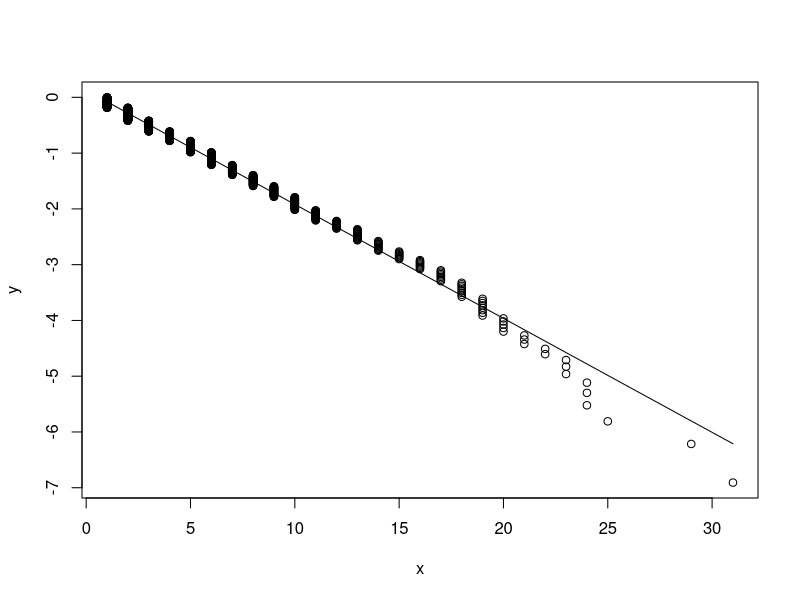
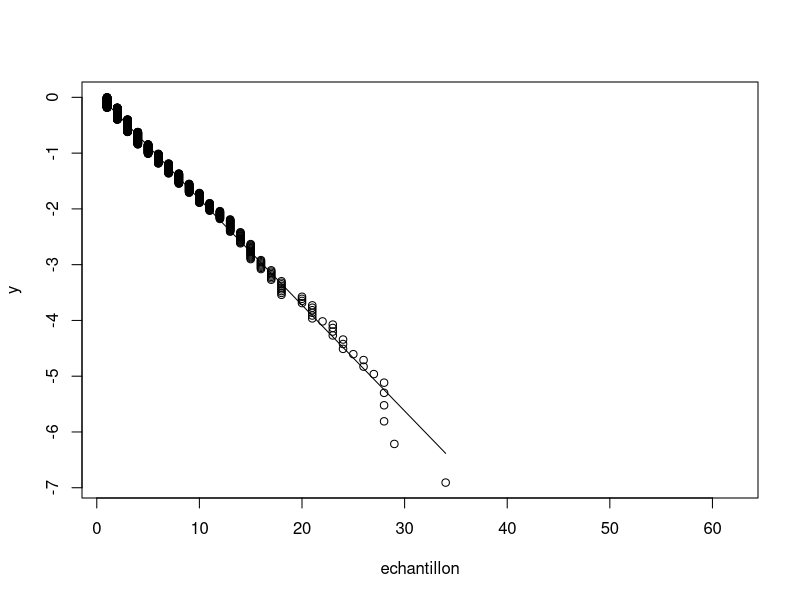
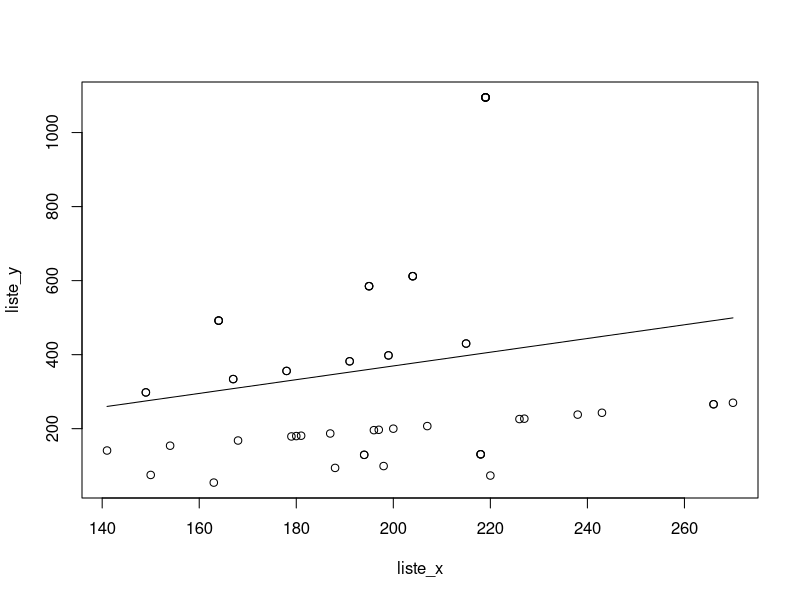
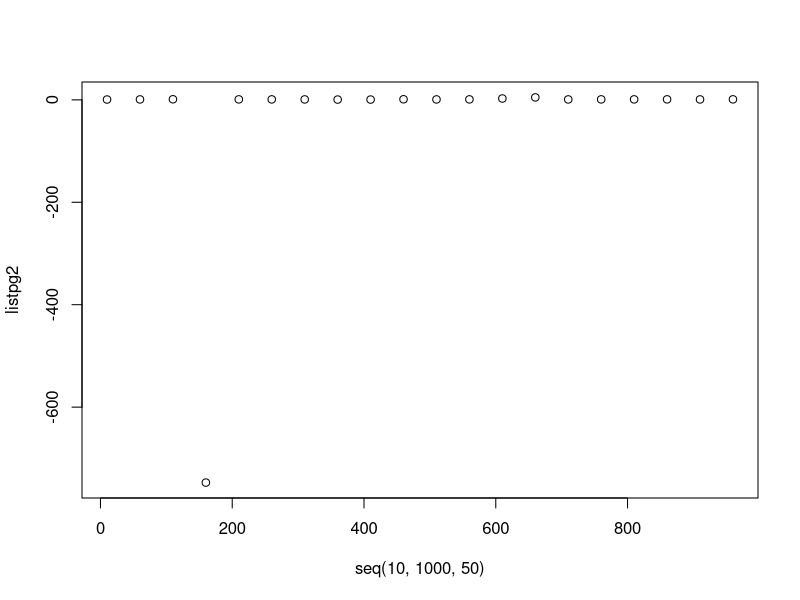
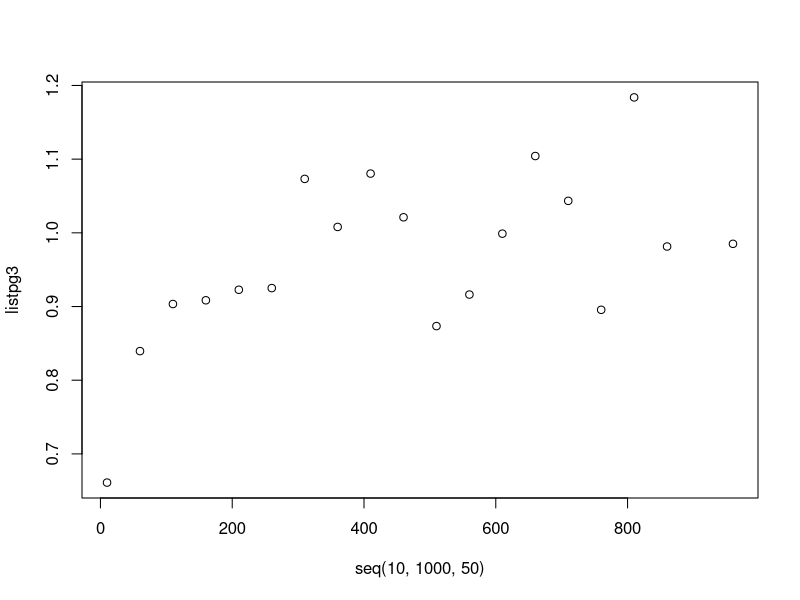

These charts were generated, in order, by the following R code: (Note: this script raises an error after producing the figures.)
####################
# Partie 1
####################

n = 1000
r = 1
p = 0.1789
echantillon = sort(rnbinom(n,r,p))
for (i in 1:n) {
  echantillon[i] = echantillon[i] + r
}

#Estimons p (1.1)
print("Estimation de p selon la méthode des moments, et de maximum de vraisemblance")
print(r / mean(echantillon))

# Question 1.3
n = 1000
p = 0.1789
x = rgeom(n, p)
for(i in 1:n) {
  x[i] = x[i] + 1
}
x = sort(x)
y = x
for (i in 1:length(x)-1) {
  y[i] = log(1 - i/n)
}
x = head(x, -1)
y = head(y, -1)
plot(x, y)
reg<-lm(y~x)
lines(x, fitted.values(reg))
print(reg)
print(1 - exp(reg$coefficients[2]))


#Estimons p (1.4)
print("Estimation de p graphique")
h<-function(x)
{
  return (log(1 - x))
}

y = echantillon
for (i in 1:n)
{
  y[i] = h(i / n)
}
plot(echantillon, y)
x = head(echantillon, -1)
y = head(y, -1)
reg<-lm(y~x)
lines(x, fitted.values(reg))
print(reg)
print(1 - exp(reg$coefficients[2]))

# Second cas

n = 100
r = 20
p = 0.1
simul_second <-function(n, r, p) {
  echantillon = sort(rnbinom(n,r,p))
  for (i in 1:n) {
    echantillon[i] = echantillon[i] + r
  }
  liste_x = c()
  liste_y = c()
  
  for (i in 1:length(echantillon)-1) {
    if (length(echantillon[echantillon==echantillon[i]+1])) {
      liste_x = c(liste_x, echantillon[i])
      liste_y = c(liste_y, c(echantillon[i] * length(echantillon[echantillon==echantillon[i]])  / length(echantillon[echantillon==echantillon[i]+1])))
    }
  }
  return(list(x=liste_x, y=liste_y))
}
res = simul_second(n, r, p)
liste_x = res$x
liste_y = res$y

plot(liste_x, liste_y)
n_reg<-lm(liste_y~liste_x)
print(n_reg)
lines(liste_x, fitted.values(n_reg))
print("pg2")
print(1 - 1/ n_reg$coefficients[2])
print("pg3")
print(1 + (r-1) / n_reg$coefficients[1])

# Test de pg2 et pg3
listpg2 = c()
listpg3 = c()
for(r in seq(10, 10000, 500)) {
  pg2 = 0
  pg3 = 0
  y = 10
  for(j in 1:y) {
    res = simul_second(n, r, 0.5)
    reg<-lm(res$y~res$x)
    pg2 = pg2 + 1 - 1/ reg$coefficients[2]
    pg3 = pg3 + 1 + (r-1) / reg$coefficients[1]
  }
  pg2 = pg2 / y
  pg3 = pg3 / y
  listpg2 = c(listpg2, pg2)
  listpg3 = c(listpg3, pg3)
}
plot(seq(10, 1000, 50), listpg2)
plot(seq(10, 1000, 50), listpg3)


####################
# Partie 2
####################

# Question 2.1

groupe1_ordonne = sort(groupe1)
groupe2_ordonne = sort(groupe2)

# minimum, 1er quartile, médianne, 
#moyenne, 3ème quartile et max de groupe1
summary(groupe1)

# minimum, 1er quartile, médianne, 
#moyenne, 3ème quartile et max de groupe1
summary(groupe2)

# Histogramme à classes de même largeur groupe1
n1 = length(groupe1_ordonne)
k = round(1 + log2(n1))
a0 <- min(groupe1_ordonne) - 0.025*(max(groupe1_ordonne)-min(groupe1_ordonne))
ak<-max(groupe1_ordonne)+0.025*(max(groupe1_ordonne)-min(groupe1_ordonne))
bornes <- seq(a0, ak, (ak - a0)/k)
hist(groupe1_ordonne, prob=T, breaks=bornes)


# Histogramme à classes de même effectif

histoeff <- function(x, xlim=NULL, ...)
{
  sx <- sort(x)
  n <- length(x)
  k <- round(log(n)/log(2)+1)
  rangex <- max(x)-min(x)
  breaks <- c(min(x)-0.025*rangex, quantile(x, seq(1, k-1)/k), max(x)+0.025*rangex)
  col <- 0
  if (is.null(xlim)) xlim<-c(breaks[1], breaks[k+1])
  hist(x, breaks=breaks, col=col, xlim=xlim, probability=T, ...)
}


# Histogramme à classe de même largeur groupe2
n2 = length(groupe2_ordonne)
k = round(1+log2(n2))
a0 <- min(groupe2_ordonne) - 0.025*(max(groupe2_ordonne)-min(groupe2_ordonne))
ak<-max(groupe2_ordonne)+0.025*(max(groupe2_ordonne)-min(groupe2_ordonne))
bornes <- seq(a0, ak, (ak - a0)/k)
hist(groupe2_ordonne, prob=T, breaks=bornes)



# Question 2.2



r = 1
p = 0.5 #Â TODO
q = 1 - p
F<-function(k)
{
  # return (p / q * (1 - q ** (k + 1)) / (1 - q))
  return ((1 - (1 - p) ** (k + 1)) / (1 - p))
}

n = 10
m = 5
k = seq(1,5,1)
plot(k, F(k))

lines(k, F(k), type="s")

h<-function(x)
{
  return (log(1 - x))
}

x = sort(groupe1)
y = x
for (i in 1:length(x))
{
  y[i] = h(i / length(x))
}
plot(x, y)
x = head(x, -1)
y = head(y, -1)
reg<-lm(y~x)
lines(x, fitted.values(reg))

# approximation de p 
coeff = coef(reg)
p = 1 - exp(coeff[2])

# calcul de E[X] pour le groupe 1
E <- 1/p

# calcul de l'intervalle de confiance au seuil de 5% d'après la 
# formule de la question 1.2 pour le groupe 1
alpha<- 0.05
xn = mean(groupe1)
n = length(groupe1)
u_alpha = qnorm(1-alpha/2)
borne_inf = 1/xn - u_alpha*sqrt((xn-1)/(n*xn**3))
borne_sup = 1/xn + u_alpha*sqrt((xn -1)/(n*xn**3))

# calcul de l'intervalle de confiance au seuil de 5% d'après la 
# formule de la question 1.2 pour le groupe 2
alpha<- 0.05
xn = mean(groupe2)
n = length(groupe2)
u_alpha = qnorm(1-alpha/2)
borne_inf = 5/xn - u_alpha*sqrt((xn-1)/(n*xn**3))
borne_sup = 5/xn + u_alpha*sqrt((xn -1)/(n*xn**3))


# groupe 2

# Fonction permettant de calculer la probabilité empirique 
# Pour le groupe 2

probabilite_empirique <- function(groupe){
  
  n <- max(groupe)
  liste <-c()
  for (i in 1:n){
    liste[i] = sum(groupe == i)
  }
  return(liste/length(groupe))
}

probabilite_empirique(groupe1)

graphe_proba_empirique <- function(groupe){
  proba_empirique <- probabilite_empirique(groupe)
  x <- c()
  y <- c()
  for (i in 1: length(proba_empirique)-1){
    if (proba_empirique[i+1] != 0 && proba_empirique[i] != 0){
      x = append(x, i)
      y = append(y, i*proba_empirique[i]/proba_empirique[i+1])
    }
  }
  plot(x, y)
  reg<-lm(y~x)
  lines(x, fitted.values(reg))
  return(coef(reg))
  
}




# Fonction permettant de calculer un p à partir du maximum de vraisemblance et 
# d'un r donné

calcul_maximum_vraisemblance_pour_p <- function(r, data){
  return(r/mean(data))
}

# Fonction permettant de calculer la vraisemblance pour un r et un p donnés
calcul_vraisemblance <- function(p, r, data){
  vraisemblance <- 1
  for (i in 1:length(data)){
    vraisemblance <- vraisemblance*(choose(data[i]-1, r-1)*(1-p)**(data[i]-r)*p**r)
  }
  return(vraisemblance)
}

# Fonction permettant de déterminer r
# pour le groupe 2

estimer_p_r<-function(data)
{
  meilleur_r = 1
  p_associe = calcul_maximum_vraisemblance_pour_p(meilleur_r, data)
  vraisemblance = calcul_vraisemblance(p_associe, meilleur_r, data)
  for (i in 1:min(data)) {
    nouveau_p = calcul_maximum_vraisemblance_pour_p(i, data)
    n_vraisemblance = calcul_vraisemblance(nouveau_p, i, data)
    if(vraisemblance < n_vraisemblance) {
      meilleur_r = i
      p_associe = nouveau_p
      vraisemblance = n_vraisemblance
      print(i)
      print(n_vraisemblance)
    }
  }
  return (c(meilleur_r, p_associe))
}

estimer_p_r(groupe1)

# calcul de p pour le groupe 2
# suivant la loi binomiale négative

p <- 1 - 1/graphe_proba_empirique(groupe2)[2]

# Calcul de E[X] pour le groupe 2
E <- 5/p

# Probabilité que le nombre de fixations soit
# supérieur à 10 pour groupe 1
p_10 <- length(groupe1[groupe1>=10])/length(groupe1)


# Probabilité que le nombre de fixations soit
# supérieur à 10 pour groupe 2
p_10 <- length(groupe2[groupe2>=10])/length(groupe2)


############
# Partie 3 #
############


# Fonction permettant de calculer l'intervalle de confiance de seuil alpha
# pour une loi géométrique sur un échantillon de taille n
intervalle_confiance <- function(alpha, n, echantillon){
  xn = mean(echantillon)
  u_alpha = qnorm(1-alpha/2)
  if (xn >= 1){
    borne_inf = 1/xn - u_alpha*sqrt((xn-1)/(n*xn**3))
    borne_sup = 1/xn + u_alpha*sqrt((xn-1)/(n*xn**3))
    intervalle <- c(borne_inf, borne_sup)
    return(intervalle)
  }
  return(-1)
}

echantillon <- rgeom(10, 0.15)
intervalle <- intervalle_confiance(0.05, 10, echantillon )


# Question 3.1
# On simule une 100 échantillons de taille 200 pour la loi géometrique 
# de paramètre p = 0.15
simulation_loi_geometrique <- function(n, m, p, alpha){
  compteur <- 0
  for (i in 1:m){
    echantillon <- rgeom(n,p)+1
    intervalle <- intervalle_confiance(alpha, n, echantillon)
    if (intervalle[1] <= p && p <= intervalle[2]){
      compteur <- compteur + 1
    }
  }
  return(compteur/m)
}

compteur <- simulation_loi_geometrique(100000, 100, 0.1, 0.05)
print(compteur)

# Simulation à n variable
graphe_simulation_n <- function(m, p, alpha){
  x <- c()
  y <- c()
  for (i in 10:3000) {
    x<- append(x, i)
    y<- append(y, simulation_loi_geometrique(i, m, p, alpha))
  }
  plot(x, y, xlab = "nombre d'échantillons", ylab="couverture de p", main = "Couverture de p en fonction du nombre d'échantillons")
}

# Simulation à p variable
graphe_simulation_p <- function(n, m, alpha){
  x <- seq(0.01, 0.5, 0.01)
  y <- c()
  for (i in 1: length(x)){
    y <- append(y, simulation_loi_geometrique(n, m, x[i], alpha))
  }
  plot(x, y, xlab="probabilité", ylim=c(0, 1), ylab="couverture de p", main ="Couverture de p en fonction de la probabilité")
}

#simulation a m variable
graphe_simulation_m<-function(n,p,alpha) {
  x<-c()
  y<-c()
  for (i in 1:1000) {
    x <- append(x, i)
    y <- append(y, simulation_loi_geometrique(n, i, p, alpha))
  }
  plot(x, y, xlab ="nombre de répétitions", ylab="couverture de p", main = "Couverture de p en fonction du nombre de répétitions")
}

#simulation à alpha variable
graphe_simulation_alpha <- function(n, m, p){
  x <- seq(0.01, 0.3, 0.01)
  y <- c()
  for (i in 1: length(x)){
    y <- append(y, simulation_loi_geometrique(n, m, p, x[i]))
  }
  plot(x, y, xlab="probabilité", ylab="couverture de p", main ="Couverture de p en fonction de alpha")
}

#graphe 1
graphe_simulation_n(1000, 0.15, 0.05)

#graphe 2
graphe_simulation_p(1000, 1000, 0.05)

#graphe 3 
graphe_simulation_m(1000, 0.15, 0.05)

#graphe 4
graphe_simulation_alpha(10000, 1000, 0.15)

simu = simulation_loi_geometrique(100, 100, 0.15, 0.05) 
print(simu)


# q3.2

q3 <- function(n, e) {
  m = 1000
  p = 0.1789
  l = numeric(m)
  for (i in 1:m)
  {
    l[i] = sum(rgeom(n, p)) + n
  }
  c = 0
  for (i in 1:m)
  {
    if ((abs(l[i] / n - 1 / p) >= e))
    {
      c = c + 1
    }
  }
  return (c/m)
}

x = seq(1, 100)
y = x
e = 1.333333
for (i in seq(1, 100))
{
  y[i] = q3(x[i], e)
}
plot(x, y)
title(main = expression(epsilon ~ " = " ~ 1.333333))

# q3.3

simu <- function(n)
{
  m = 1000
  p = 0.1789
  l = numeric(m)
  for (i in 1:m)
  {
    l[i] = mean(rgeom(n, p))+1
  }
  return (l)
}

data = simu(1000)
m<-mean(data)
std<-sqrt(var(data))
hist(data, breaks=20, prob=TRUE, main=expression(n ~ " = " ~ 1000))
curve(dnorm(x, mean=m, sd=std), col="blue", lwd=2, add=TRUE)

#Question 3.4
question3_4<-function(r,p,n,m){
  tab_estim_p<-c()
  tab_estim_r<-c()
  
  differentiel_moyenne_p<-c()
  differentiel_moyenne_r<-c()
  
  quadra_p<-c()
  quadra_r<-c()
  
  for (i in (1:m)){
    simulation<-rnbinom(n,r,p)
    moyenne<-mean(simulation)
    variance<-var(simulation)
    
    tab_estim_r[i]<-moyenne**2/(moyenne+variance)
    tab_estim_p[i]<-moyenne/(moyenne+variance)
    
    differentiel_moyenne_p[i]<-tab_estim_p[i]-p
    differentiel_moyenne_r[i]<-tab_estim_r[i]-r
    
    quadra_p[i]<-differentiel_moyenne_p[i]**2
    quadra_r[i]<-differentiel_moyenne_r[i]**2
  }
  biais_p<-mean(differentiel_moyenne_p)
  biais_r<-mean(differentiel_moyenne_r)
  
  err_quadra_p<-mean(quadra_p)
  err_quadra_r<-mean(quadra_r)
  return(c(biais_p,biais_r,err_quadra_p,err_quadra_r))
}

tableau_p<-c()
tableau_r<-c()
tableau_errp<-c()
tableau_errr<- c()
#attach(mtcars)
#par(mfrow=c(4,1))
tab_indice<-seq(1,100,1)
tab_indice<-append(tab_indice,seq(100,200,2))

for (i in tab_indice){
  calcul <- question3_4(2,0.3,i,100)
  tableau_p<-append(tableau_p,calcul[1])
  tableau_r<-append(tableau_r,calcul[2])
  tableau_errp<- append(tableau_errp,calcul[3])
  tableau_errr<- append(tableau_errr,calcul[4])
}

plot(tab_indice, tableau_p, main = "biais de p",xlab="",ylab = "")
plot(tab_indice, tableau_r, main = "biais de r",xlab="",ylab = "")
plot(tab_indice, tableau_errp, main = "erreure quadratique de p",xlab="",ylab = "")
plot(tab_indice, tableau_errr, main = "erreure quadratique de r",xlab="",ylab = "")
